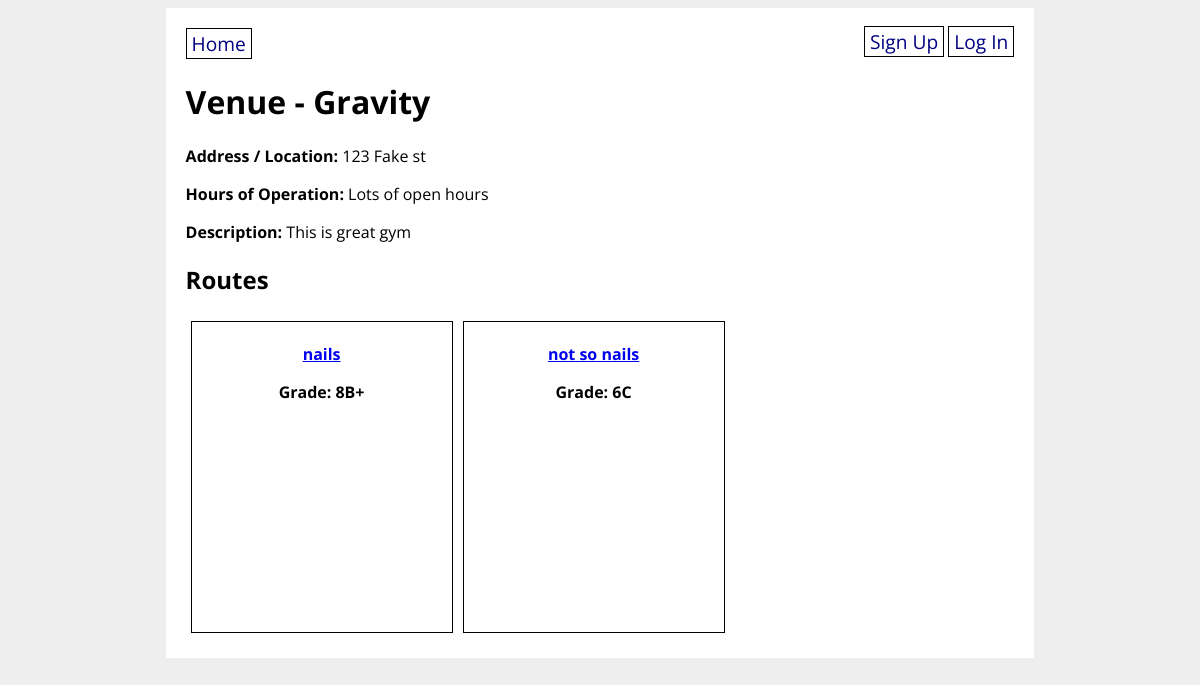
/venue/1, run on the app's committed database.
### climbunity_app/models.py (models this page shows, shortened)
class Venue(db.Model):
    id = db.Column(db.Integer, primary_key=True)
    name = db.Column(db.String(80), nullable=False)
    address = db.Column(db.String(80), nullable=False)
    open_hours = db.Column(db.Text(1000))
    description = db.Column(db.Text(1000))

class Route(db.Model):
    id = db.Column(db.Integer, primary_key=True)
    venue_id = db.Column(db.Integer, db.ForeignKey('venue.id'), nullable=False)
    setter_id = db.Column(db.Integer, db.ForeignKey('user.id'))
    name = db.Column(db.String(80), nullable=False)
    grade = db.Column(db.String(10), nullable=False)
    photo_url = db.Column(URLType)
    route_set_date = db.Column(db.Date)
    route_takedown_date = db.Column(db.Date)
    projecting_users = db.relationship('User',
        secondary='user_project_lists', back_populates='user_projects'
    )
    def __repr__(self):
        return f'{self.name}'

### climbunity_app/main/routes.py (the view, shortened to what this page needs)
@main.route('/venue/<venue_id>', methods=['GET', 'POST'])
def venue_detail(venue_id):
    venue = Venue.query.get(venue_id)
    routes = Route.query.filter_by(venue_id=venue_id).all()
    print(routes)
    form = VenueForm(obj=venue)
    venue = Venue.query.get(venue_id)
    return render_template('venue_detail.html', form=form, routes=routes, venue=venue)

### climbunity_app/templates/venue_detail.html (shortened to what this page needs)
{% extends 'base.html' %}
{% block content %}
<h1>Venue - {{ venue.name }}</h1>
<p><strong>Address / Location:</strong> {{ venue.address }}</p>
<p><strong>Hours of Operation:</strong> {{ venue.open_hours }}</p>
<p><strong>Description:</strong> {{ venue.description }}</p>
<h2>Routes</h2>
<div class="routes">
    {% for route in routes %}
    <div class="route-details">
        <a href="/route/{{ route.id }}">
        <p><strong>{{ route.name }}</strong></p></a>
        <p><strong>Grade: {{ route.grade }}</strong></p>
    </div>
    {% endfor %}
</div>
{% endblock %}

### climbunity_app/static/style.css (style rules this page uses)
body { display: flex; flex-direction: column; align-items: center; background-color: #eee; font-family: 'Open Sans', sans-serif; }
.routes { display: flex; flex-direction: row; flex-wrap: wrap; }
.route-details { border: 1px solid black; margin: 5px; padding: 5px; text-align: center; width: 250px; height: 300px; }

### data on the page
Venue: name "Gravity", address "123 Fake st", open_hours "Lots of open hours", description "This is great gym"
Route: name "nails", grade "8B+"
Route: name "not so nails", grade "6C"
